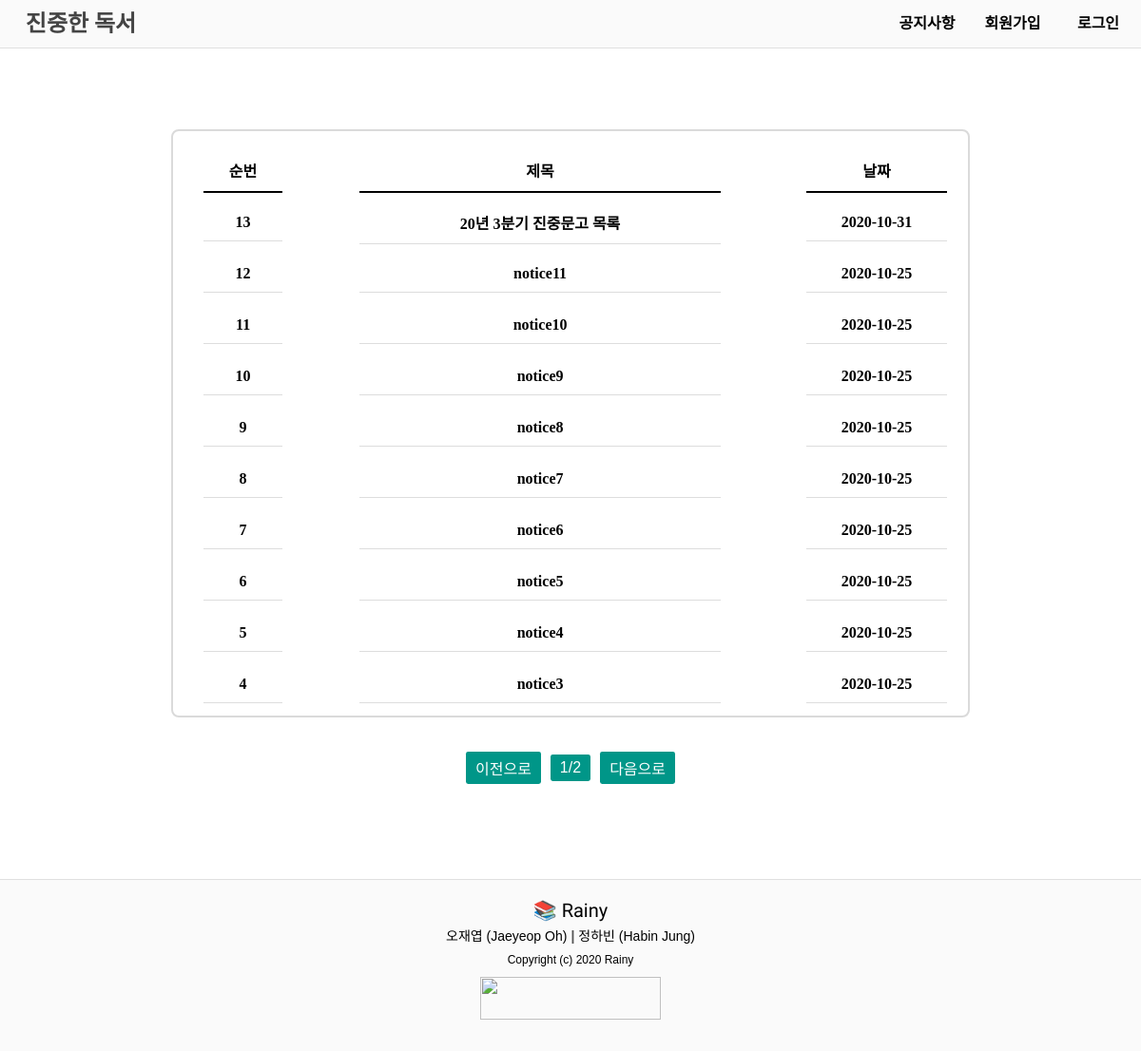
/notice/, run on an earlier commit of the app's database.
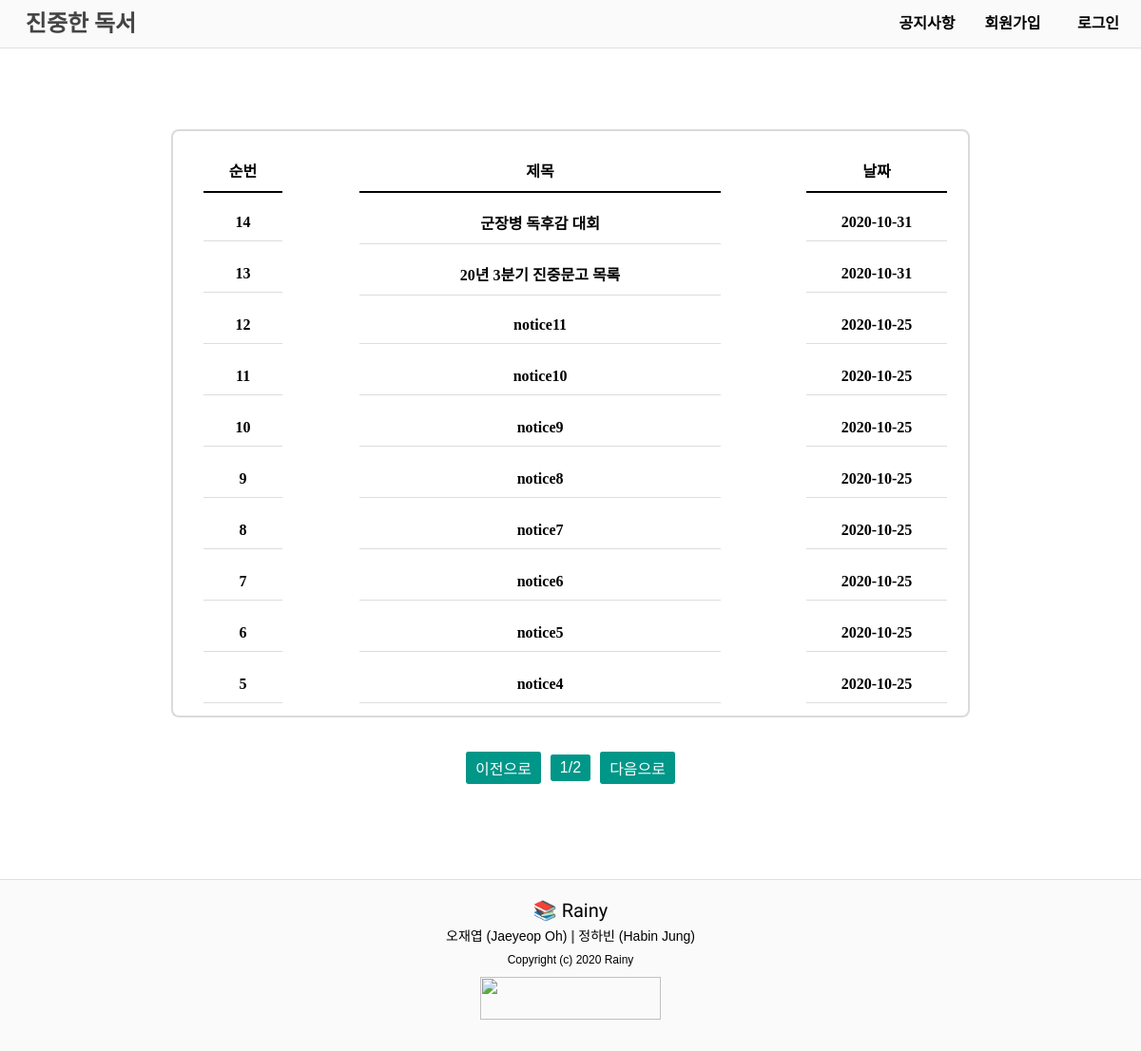
And on a later commit of the database.
### notice/models.py (models this page shows, shortened)
class Notice(models.Model):
    title = models.CharField(max_length=200)
    text = models.TextField()
    pub_date = models.DateTimeField('date published')

### notice/views.py (the view)
# urls.py: path('', views.notice, name='notice'),
def notice(request):
    notice_all = Notice.objects.all().order_by('-pub_date')
    page = int(request.GET.get('p', 1))
    paginator = Paginator(notice_all, 10)
    notices = paginator.get_page(page)
    return render(request, "notice.html", {"notices":notices})

### notice/templates/notice.html (shortened to what this page needs)
{% load staticfiles %}
<!DOCTYPE html>
<html lang="en">
<head>
    <link rel="stylesheet" href="{% static 'notice/css/style.css' %}">
    <link rel="stylesheet" href="{% static 'css/nav.css' %}">
    <link rel="stylesheet" href="{% static 'css/bt.css' %}">
    <link rel="stylesheet" href="{% static 'css/footer.css' %}">
</head>
<body>
    <header>
        <nav>
            <ul>
                <li><a class="menu-title" href="{% url 'main' %}">진중한 독서</a></li>
                {% if user.is_authenticated %}
                    <li><a class="menu-right" href="javascript:{document.getElementById('logout').submit()}">로그아웃</a></li>
                    <li><a class="menu-right" href="{% url 'notice' %}">공지사항</a></li>
                    <li><a class="menu-right" href="{% url 'users' %}">마이페이지</a></li>
                    <li><a class="menu-user">{{user.username}} 님, 안녕하세요!</a></li>
                    <form id="logout" method="POST" action="{% url 'logout' %}">
                        {% csrf_token %}
                        <input type="hidden">
                    </form>
                {% else %}
                    <li><a class="menu-right" href="{% url 'login' %}">로그인</a></li>
                    <li><a class="menu-right" href="{% url 'signup' %}">회원가입</a></li>
                    <li><a class="menu-right" href="{% url 'notice' %}">공지사항</a></li>
                {% endif %}
            </ul>
        </nav>
    </header>
    <div class="row mt-2">
        <div class="col-12">
            <nav>
                <table class="table table-bordered">
                    <thead>
                        <tr>
                            <th class="notice-header">순번</th>
                            <th class="notice-header">제목</th>
                            <th class="notice-header">날짜</th>
                        </tr>
                    </thead>
                    <tbody>
                        {% for notice in notices %}
                            <tr>
                                <td class="notice-body" id="notice-id">{{notice.id}}</td>
                                <td class="notice-body" id="notice-title"><a href="{% url 'detail_notice' notice.id %}">{{notice.title}}</a></td>
                                <td class="notice-body" id="notice-time">{{notice.pub_date | date:'Y-n-j'}}</td>
                            </tr>
                        {% endfor %}
                    </tbody>
                </table>
                <ul class="pagination justify-content-center">
                    {% if notices.has_previous %}
                    <li class="page-item">
                        <a class="page-link" href="?p={{notices.previous_page_number }}">이전으로</a>
                    </li>
                    {% else %}
                    <li class="page-item disabled">
                        <a class="page-link" href="#">이전으로</a>
                    </li>
                    {% endif %}
                    <li class="page-item-none">
                        <a class="page-link">{{notices.number}}/{{notices.paginator.num_pages}}</a>
                    </li>
                    {% if notices.has_next %}
                    <li class="page-item">
                        <a class="page-link" href="?p={{notices.next_page_number }}">다음으로</a>
                    </li>
                    {% else %}
                    <li class="page-item disabled">
                        <a class="page-link" href="#">다음으로</a>
                    </li>
                    {% endif %}
                </ul>
            </nav>
        </div>
    </div>
    <footer>
        <ul>
            <li><a class="team-name" href="https://github.com/osamhack2020/WEB_HeavyReading_Rainy" target="_blank">&#128218 Rainy</a></li>
            <li>
                <a class="team-member" href="https://github.com/Ohjaeyeop" target="_blank">오재엽 (Jaeyeop Oh)</a>
                <span>|</span>
                <a class="team-member" href="https://github.com/HabiJung" target="_blank">정하빈 (Habin Jung)</a>
            </li>
            <li class="copyright">Copyright (c) 2020 Rainy</li>
        </ul>
        <a href="https://osam.kr" target="_blank"><img id="osam-img" src="{% static 'img/osam.png' %}"></a>
    </footer>
    </body>
</html>

### static/notice/css/style.css (style rules this page uses)
a { text-decoration: none; color: black; }
.table { width: 70%; margin: 3% auto; border: 2px solid #dadada; border-radius: .5em; }
.notice-header { height: 50px; padding-top: 20px; padding-left: 20px; }
.notice-header::after { content: ""; display: block; width: 80%; border-bottom: 2px solid #000000; margin: 10px auto 0 auto; }
.notice-body { height: 50px; text-align: center; font-weight: bold; padding-left: 20px; }
.notice-body::after { content: ""; display: block; width: 80%; border-collapse: collapse; border-bottom: 1px solid #dddddd; margin: 10px auto 0 auto; }
#notice-id { width: 15%; }
#notice-title { width: 60%; margin: auto; }
.pagination { display: flex; align-items: center; justify-content: center; list-style: none; margin: 0 auto; margin-bottom: 3%; padding-left: 0; border-radius: 0.25rem; }

### static/css/nav.css (style rules this page uses)
body { margin: 0; padding: 0; padding-top: 100px; }
header { margin: 0; padding: 0; height: 50px; background-color: #FAFAFA; border-bottom: 1px solid #E0E0E0; position: fixed; top: 0; left: 0; right: 0; z-index: 1; }
header nav ul { margin: 0; padding: 0; user-select: none; }
header li { list-style: none; line-height: 50px; vertical-align: middle; text-align: center; }
header .menu-title { float: left; display: block; text-decoration: none; width: 170px; color: #000000; font-family: 'Gugi', cursive; font-size: 24px; font-weight: bold; }
header .menu-right { float: right; display: block; text-decoration: none; width: 90px; color: #000000; font-family: 'Noto Sans KR', sans-serif; font-size: 16px; font-weight: bold; }

### static/css/bt.css (style rules this page uses)
.page-item { text-align: center; vertical-align: middle; margin: 0 5px; padding: 5px 10px; display: list-item; background-color: #009688; border-style: none; border-radius: 0.15rem; cursor: pointer; }
.page-item > a { font-family: 'Noto Sans KR', sans-serif; font-size: 16px; color: #FFFFFF; }
.page-item-none { text-align: center; vertical-align: middle; margin: 0 5px; padding: 5px 10px; display: list-item; background-color: #009688; border-style: none; border-radius: 0.15rem; user-select: none; }
.page-item-none > a { font-family: 'Noto Sans KR', sans-serif; font-size: 16px; color: #FFFFFF; }

### static/css/footer.css (style rules this page uses)
footer { margin: 0; padding: 0; position: relative; margin-top: 100px; width: 100%; height: 180px; text-align: center; background-color: #FAFAFA; border-top: 1px solid #E0E0E0; }
footer ul { margin: 0; padding: 0; margin-top: 20px; user-select: none; }
footer li { list-style: none; line-height: 25px; vertical-align: middle; text-align: center; }
footer span { color: #555555; font-family: 'Noto Sans KR', sans-serif; font-size: 14px; font-weight: bold; }
.team-name { color: #000000; font-family: 'Gugi', cursive; font-size: 20px; }
.team-member { color: #000000; font-family: 'Noto Sans KR', sans-serif; font-size: 14px; }
.copyright { color: #000000; font-family: 'Noto Sans KR', sans-serif; font-size: 12px; }
#osam-img { margin: auto; margin-top: 5px; margin-bottom: 20px; width: 190px; height: 45px; }

What changed in the data, as far as the page shows it:
no longer on this page (row unchanged): Notice: id "4", title "notice3", pub_date "2020-10-25"
added Notice: id "14", title "군장병 독후감 대회", pub_date "2020-10-31"
